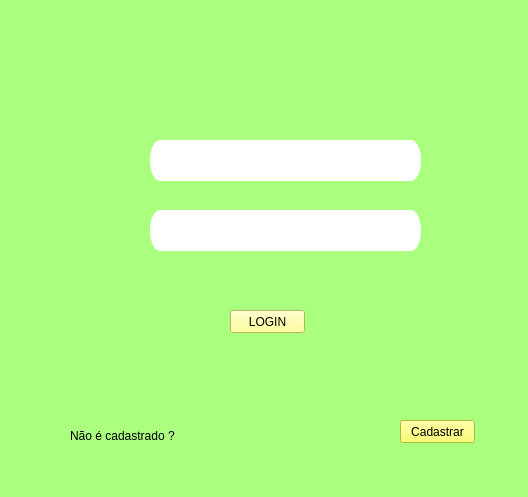
<?xml version="1.0" encoding="UTF-8"?>
<ui version="4.0">
 <class>MainWindow</class>
 <widget class="QMainWindow" name="MainWindow">
  <property name="geometry">
   <rect>
    <x>0</x>
    <y>0</y>
    <width>528</width>
    <height>497</height>
   </rect>
  </property>
  <property name="font">
   <font>
    <pointsize>11</pointsize>
   </font>
  </property>
  <property name="windowTitle">
   <string>MainWindow</string>
  </property>
  <property name="autoFillBackground">
   <bool>false</bool>
  </property>
  <property name="styleSheet">
   <string notr="true">background-color: rgb(161, 161, 161);
background-color: rgb(170, 255, 127);

</string>
  </property>
  <property name="documentMode">
   <bool>false</bool>
  </property>
  <property name="unifiedTitleAndToolBarOnMac">
   <bool>false</bool>
  </property>
  <widget class="QWidget" name="centralwidget">
   <widget class="QPushButton" name="pushButton">
    <property name="geometry">
     <rect>
      <x>230</x>
      <y>310</y>
      <width>75</width>
      <height>23</height>
     </rect>
    </property>
    <property name="mouseTracking">
     <bool>false</bool>
    </property>
    <property name="styleSheet">
     <string notr="true">background-color: rgb(255, 255, 127);</string>
    </property>
    <property name="text">
     <string>LOGIN</string>
    </property>
   </widget>
   <widget class="QLineEdit" name="lineEdit">
    <property name="geometry">
     <rect>
      <x>150</x>
      <y>140</y>
      <width>271</width>
      <height>41</height>
     </rect>
    </property>
    <property name="styleSheet">
     <string notr="true">/*definimos a largura do box*/
border-color: rgb(0, 0, 0);
background-color: rgb(255, 255, 255);
	width:300px;
	/* definimos a altura do box */
	height:100px;
	/* definimos a cor de fundo do box */
	/* definimos o quão arredondado irá ficar nosso box */
	border-radius: 10px 20px;</string>
    </property>
    <property name="text">
     <string/>
    </property>
    <property name="dragEnabled">
     <bool>false</bool>
    </property>
    <property name="readOnly">
     <bool>false</bool>
    </property>
   </widget>
   <widget class="QLabel" name="label">
    <property name="geometry">
     <rect>
      <x>70</x>
      <y>420</y>
      <width>131</width>
      <height>31</height>
     </rect>
    </property>
    <property name="text">
     <string>Não é cadastrado ?</string>
    </property>
   </widget>
   <widget class="QPushButton" name="pushButton_2">
    <property name="geometry">
     <rect>
      <x>400</x>
      <y>420</y>
      <width>75</width>
      <height>23</height>
     </rect>
    </property>
    <property name="styleSheet">
     <string notr="true">background-color: rgb(252, 255, 75);</string>
    </property>
    <property name="text">
     <string>Cadastrar</string>
    </property>
   </widget>
   <widget class="QLineEdit" name="lineEdit_2">
    <property name="geometry">
     <rect>
      <x>150</x>
      <y>210</y>
      <width>271</width>
      <height>41</height>
     </rect>
    </property>
    <property name="styleSheet">
     <string notr="true">/*definimos a largura do box*/
border-color: rgb(0, 0, 0);
background-color: rgb(255, 255, 255);
	width:300px;
	/* definimos a altura do box */
	height:100px;
	/* definimos a cor de fundo do box */
	/* definimos o quão arredondado irá ficar nosso box */
	border-radius: 10px 20px;
border-color: rgb(0, 0, 0);</string>
    </property>
    <property name="text">
     <string/>
    </property>
   </widget>
   <widget class="QLabel" name="label_2">
    <property name="geometry">
     <rect>
      <x>110</x>
      <y>140</y>
      <width>31</width>
      <height>31</height>
     </rect>
    </property>
    <property name="text">
     <string/>
    </property>
    <property name="pixmap">
     <pixmap>usuario.png</pixmap>
    </property>
   </widget>
   <widget class="QLabel" name="label_3">
    <property name="geometry">
     <rect>
      <x>110</x>
      <y>200</y>
      <width>31</width>
      <height>51</height>
     </rect>
    </property>
    <property name="text">
     <string/>
    </property>
    <property name="pixmap">
     <pixmap>cadeado.png</pixmap>
    </property>
   </widget>
   <widget class="QLabel" name="label_4">
    <property name="geometry">
     <rect>
      <x>110</x>
      <y>260</y>
      <width>261</width>
      <height>20</height>
     </rect>
    </property>
    <property name="styleSheet">
     <string notr="true">color: rgb(255, 255, 127);</string>
    </property>
    <property name="text">
     <string/>
    </property>
   </widget>
   <widget class="QLabel" name="label_5">
    <property name="geometry">
     <rect>
      <x>30</x>
      <y>0</y>
      <width>501</width>
      <height>121</height>
     </rect>
    </property>
    <property name="text">
     <string/>
    </property>
    <property name="pixmap">
     <pixmap>regex.png</pixmap>
    </property>
   </widget>
  </widget>
  <widget class="QMenuBar" name="menubar">
   <property name="geometry">
    <rect>
     <x>0</x>
     <y>0</y>
     <width>528</width>
     <height>21</height>
    </rect>
   </property>
  </widget>
  <widget class="QStatusBar" name="statusbar"/>
 </widget>
 <resources/>
 <connections/>
</ui>
